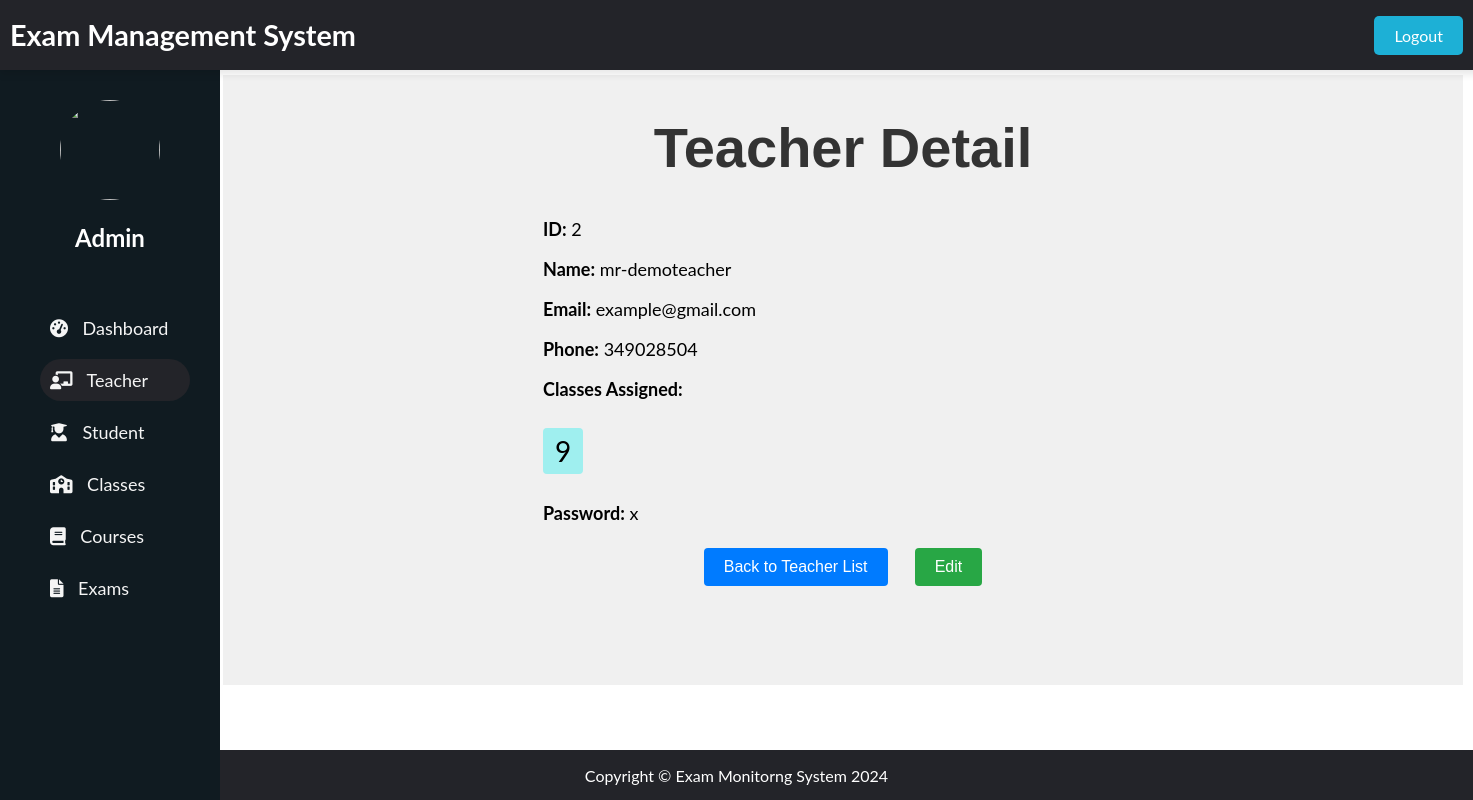
The page /adminpanel/teachers/detail/2/ on the database its author committed.
### admin_panel/models.py (models this page shows, shortened)
class Teacher(models.Model):
    teacher_id = models.AutoField(primary_key=True)
    name = models.CharField(max_length=100)
    password = models.CharField(max_length=100, default="x")
    email = models.EmailField()
    phone = models.CharField(max_length=15)
    classes = models.ManyToManyField(Class, blank=True)

class Class(models.Model):
    class_id = models.AutoField(primary_key=True)
    name = models.CharField(max_length=100)
    courses = models.ManyToManyField(Course, blank=True)
    exams = models.ManyToManyField(Exam, blank=True)

### admin_panel/views.py (the view)
# urls.py: path('teachers/detail/<int:pk>/', views.teacher_detail, name='teacher_detail'),
def teacher_detail(request, pk):
    teacher = get_object_or_404(Teacher, pk=pk)
    return render(request, 'teachers/teacher_detail.html', {'teacher': teacher})

### admin_panel/templates/teachers/teacher_detail.html (shortened to what this page needs)
{% extends "dashboard/index.html" %}
{% block header %}
    {% include "dashboard/header.html" %}
{% endblock header %}
{% block sidenav %}
    {% include "teachers/sidenav.html" %}
{% endblock sidenav %}
{% block main %}
    <h1 class="main-heading">Teacher Detail</h1>
    <div class="detail-container">
        <p class="detail-item"><strong>ID:</strong> {{ teacher.teacher_id }}</p>
        <p class="detail-item"><strong>Name:</strong> {{ teacher.name }}</p>
        <p class="detail-item"><strong>Email:</strong> {{ teacher.email }}</p>
        <p class="detail-item"><strong>Phone:</strong> {{ teacher.phone }}</p>
        <p class="detail-item"><strong>Classes Assigned:</strong></p>
        <p class="assigned-classes">
            {% for class in teacher.classes.all %}
                <span class="assigned-class">{{ class.name }}</span>
            {% endfor %}
        </p>
        <p class="detail-item"><strong>Password:</strong> {{ teacher.password }}</p>
        <div class="action-buttons">
            <a href="{% url 'teacher_list' %}" class="action-button action-button-primary">Back to Teacher List</a>
            <a href="{% url 'teacher_update' teacher.pk %}" class="action-button action-button-secondary">Edit</a>
        </div>
    </div>
{% endblock main %}
{% block footer %}
    {% include "dashboard/footer.html" %}
{% endblock footer %}

### admin_panel/static/css/index.css (style rules this page uses)
body { font-family: "Lato", sans-serif; }

### admin_panel/templates/teachers/teacher_detail.html (style rules this page uses)
.main-heading { font-family: Arial, sans-serif; color: #333; text-align: center; margin-top: 20px; }
.detail-container { max-width: 600px; margin: 0 auto; }
.detail-item { font-size: 18px; margin-bottom: 10px; }
.assigned-classes { margin-bottom: 10px; }
.assigned-class { display: inline-block; padding: 6px 12px; background-color: #9fefef; margin-right: 10px; margin-bottom: 10px; border-radius: 4px; }
.action-buttons { text-align: center; margin-top: 20px; }
.action-button { display: inline-block; padding: 10px 20px; border-radius: 4px; font-family: Arial, sans-serif; font-size: 16px; text-decoration: none; transition: background-color 0.3s ease; }
.action-button-primary { background-color: #007bff; color: #fff; }
.action-button-secondary { background-color: #28a745; color: #fff; margin-left: 20px; }

### rows shown on the page
Teacher: teacher_id "2", name "mr-demoteacher", email "example@gmail.com", phone "349028504", password "x"
Class: name "9"
